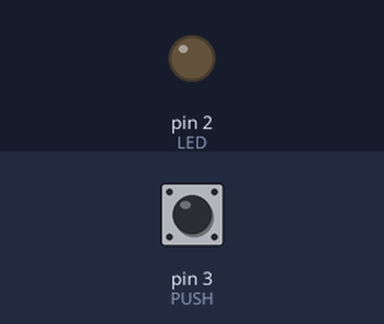
A sketch run on a simulated Arduino Uno, built with avr-gcc and run on an emulated ATmega328P. On the bench: output pins drawn as LEDs (lit = HIGH). The test bench sets the inputs (shaded band); at power-on: pin 3 (PUSH) LOW.

Above: at 1.2 s.
1.3 s: pin 3 (PUSH) pulled HIGH for 0.15 s
At 2.5 s:
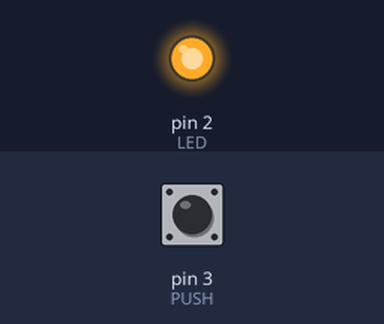
2.9 s: pin 3 (PUSH) pulled HIGH for 1 s
At 3.8 s:
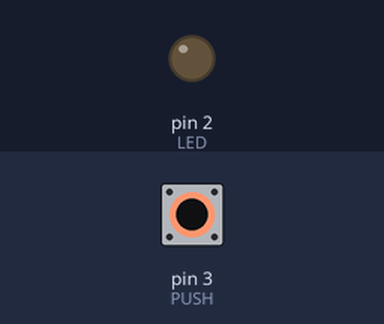
5.4 s: pin 3 (PUSH) pulled HIGH for 3.2 s
At 5.7 s:
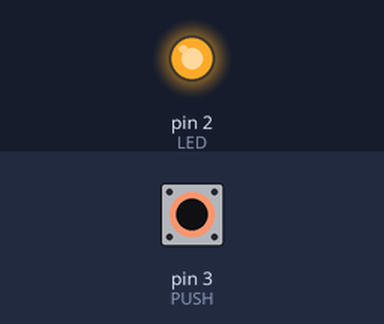
Timing chart, 0 to 8.4 s (numbered marks = the images above; inputs shaded):
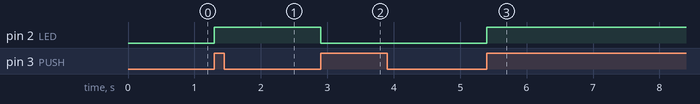

The sketch:

pulsador.ino
```cpp
#define LED 2         //asignacion de pin 2 para LED
#define PUSH 3        //asignacion de pin 3 para boton

byte pL = 0;          //estado de btn actual
byte pLa = 0;         //estado de btn anterior
int s = 0;            //estado general led

void setup() {
  pinMode(LED, OUTPUT);
  pinMode(PUSH, INPUT);
}

void loop() {
  pL = digitalRead(PUSH); //lectural de boton

  //si estado actual es 1 y anterior 0; estado general es 1 - estado general
  if(pL == HIGH && pLa == LOW) {
    s = 1 - s;
  }

  pLa = pL;   //estado anterior = actual

  //si estado general 1, enciende LED
  if(s == 1) {
    digitalWrite(LED, HIGH);
  }
  else {
    digitalWrite(LED, LOW);
  }
}
```

Measured:
- after the input at 1.3 s, pin 2 (LED): LOW → HIGH at once
- after the input at 2.9 s, pin 2 (LED): HIGH → LOW at once
- after the input at 5.4 s, pin 2 (LED): LOW → HIGH at once
